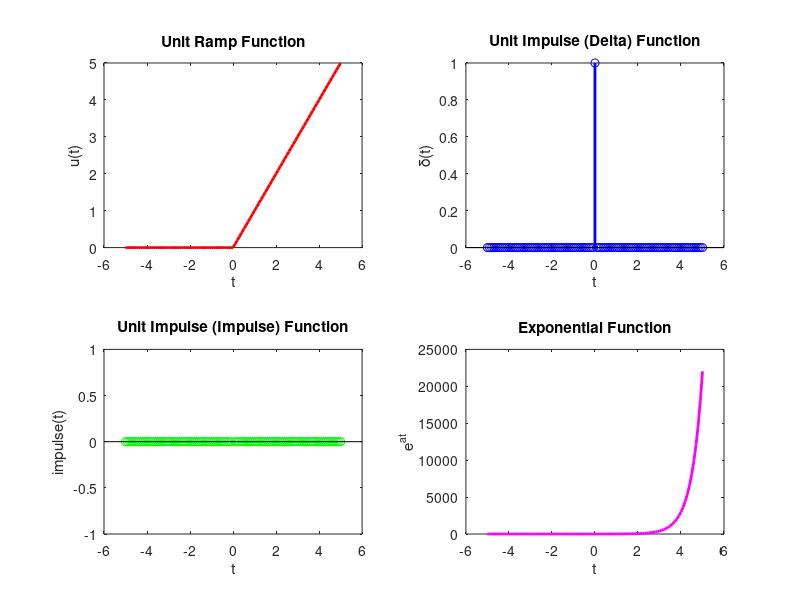

The MATLAB script that drew this image: (Note: this script raises an error after producing the figure.)
close all;
clc;
clear all;



% Define the time vector
t = -5:0.1:5;

% Unit Ramp Function
u_ramp = t .* (t >= 0);

% Unit Impulse (Delta) Function
delta = zeros(size(t));
delta(t == 0) = 1;

% Unit Impulse (Impulse) Function
impulse = zeros(size(t));
impulse(t == 0) = Inf;

% Exponential Function
a = 2; % Adjust the value of 'a' as needed
exponential = exp(a * t);

% Plotting
figure;

subplot(2,2,1);
plot(t, u_ramp, 'r', 'LineWidth', 2);
title('Unit Ramp Function');
xlabel('t');
ylabel('u(t)');

subplot(2,2,2);
stem(t, delta, 'b', 'LineWidth', 2);
title('Unit Impulse (Delta) Function');
xlabel('t');
ylabel('\delta(t)');

subplot(2,2,3);
stem(t, impulse, 'g', 'LineWidth', 2);
title('Unit Impulse (Impulse) Function');
xlabel('t');
ylabel('impulse(t)');

subplot(2,2,4);
plot(t, exponential, 'm', 'LineWidth', 2);
title('Exponential Function');
xlabel('t');
ylabel('e^{at}');

sgtitle('Basic Functions');

% Adjust the figure layout
set(gcf, 'Position', get(0, 'Screensize'));
